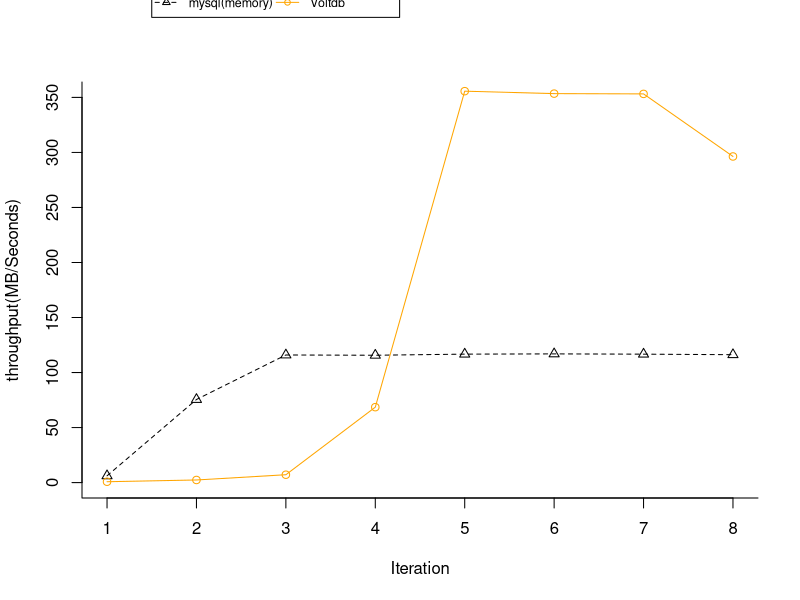

The R script that drew this image:
set.seed(1) # just to get the same random numbers
par(xpd=FALSE) # this is usually the default

mm_mysql_db = read.csv(file = "mmysql_log_with_swaping_results.csv", header =  F);
volt_db = read.csv(file = "voltdb_swapping.csv", header =  F);

plot(mm_mysql_db$V2, mm_mysql_db$V5, type="o", col="black", pch=2, lty=2, bty='L',  ylim=c(0,350), ylab="throughput(MB/Seconds)" , xlab ="Iteration" )

points(volt_db$V2, volt_db$V5,  col="orange", pch=1);
lines(volt_db$V2, volt_db$V5,  col="orange",lty=1);

points(mm_mysql_db$V1, mm_mysql_db$V5,  col="black", pch=20);
lines(mm_mysql_db$V1, mm_mysql_db$V5,  col="black",lty=4);

par(xpd=TRUE)
legend(1.5, 450, legend=c("mysql(memory)", "Voltdb"),
       col=c("black", "orange"), pch =c(2,1) , lty=c(2,1) , cex=0.75, horiz = T)
